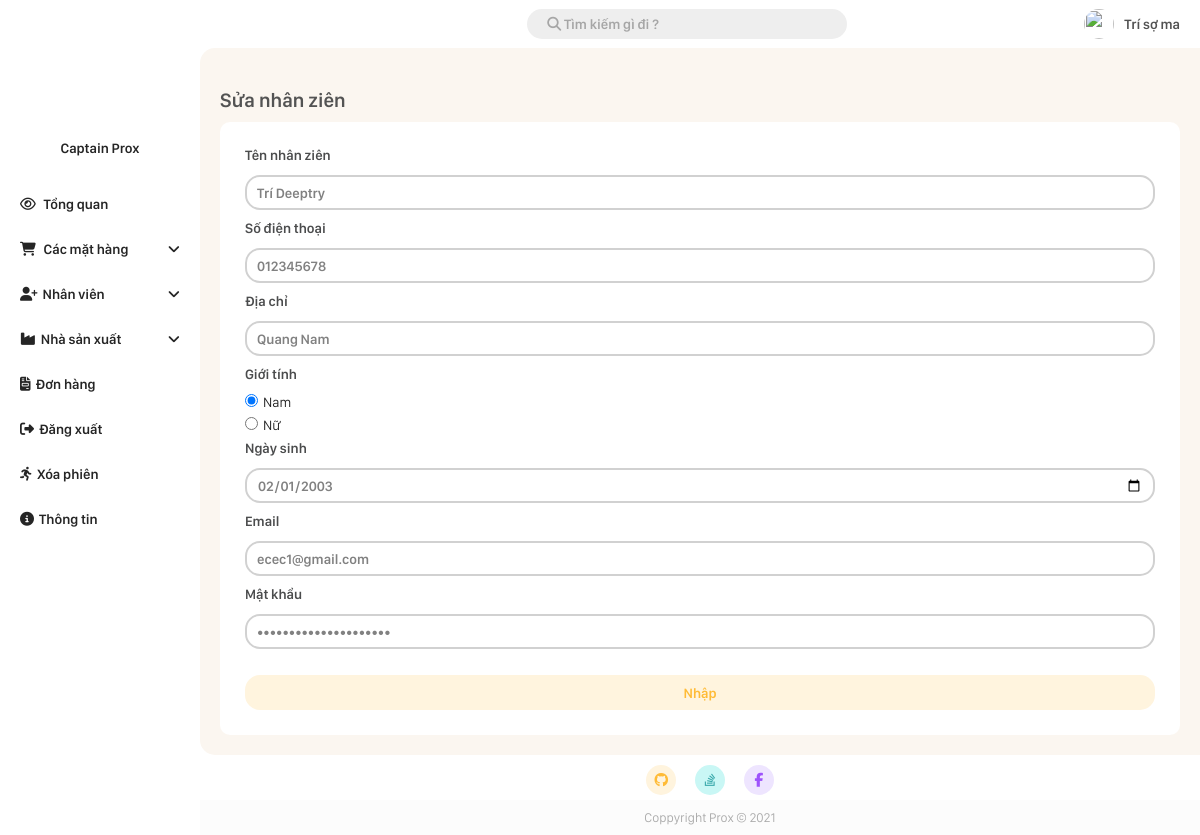
Page /Admin/edit/edit_employee.php?id=1 (signed in) on the committed database.
### tables this page shows
CREATE TABLE `employee` (
  `id` int(11) NOT NULL,
  `name` varchar(20) NOT NULL,
  `phone` varchar(20) NOT NULL,
  `address` varchar(50) NOT NULL,
  `gender` bit(2) NOT NULL DEFAULT b'1',
  `dob` date NOT NULL,
  `email` varchar(50) NOT NULL,
  `password` varchar(50) NOT NULL,
  `level_id` int(11) NOT NULL,
  `token` text NOT NULL,
  `manager_id` tinyint(4) DEFAULT NULL
);

### Admin/edit/edit_employee.php (the view, shortened to what this page needs)
<!DOCTYPE html>
<html lang="en">
<head>
    <link rel="stylesheet" href="../CSS/style.css?v=4.1">
</head>
<body>
        <?php
            require_once '../root/connect.php';
            if(!empty($_GET['id'])){
                $id = $_GET['id'];
            }else{
                header('Location: ../employee_manager.php');
            }
            $query = "SELECT * FROM employee WHERE id = '$id'";
            $result = mysqli_query($connect, $query);
            $employee = mysqli_fetch_array($result);
        ?>
        <div class="grid-container">
            <div class="container-header">
                <?php require_once "../root/navbar.php"; ?>
            </div>
            <div class="container-menu">
                <?php require_once "../root/sidebar_folder.php"; ?>
            </div>
            <div class="container-main">
                <h1 class="main-title">Sửa nhân ziên</h1>
                <div class="add-new-item">
                    <form action="" method="post">
                        <label for="employee_name">Tên nhân ziên</label>
                        <input name="employee_name" onkeyup="oku_add_check();" id="employee_name" type="text" value="<?= $employee['name']; ?>">
                        <label for="employee_phone_number">Số điện thoại</label>
                        <input name="employee_phone_number" onkeyup="oku_add_check();" id="employee_phone_number" type="text" value="<?= $employee['phone']; ?>">
                        <label for="employee_address">Địa chỉ</label>
                        <input name="employee_address" onkeyup="oku_add_check();" id="employee_address" type="text" value="<?= $employee['address']; ?>">
                        <label for="employee_gender">Giới tính</label>
                        <?php
                            if($employee['gender'] == 1){
                                echo '<span><input name="employee_gender" value="1" type="radio" style="height: auto;" checked >Nam</span>';
                                echo '<span><input name="employee_gender" value="0" type="radio" style="height: auto;">Nữ</span>';
                            }else{
                                echo '<span><input name="employee_gender" value="1" type="radio" style="height: auto;">Nam</span>';
                                echo '<span><input name="employee_gender" value="0" type="radio" style="height: auto;" checked >Nữ</span>';
                            }
                        ?>
                        <label for="employee_dob">Ngày sinh</label>
                        <input name="employee_dob" onkeyup="oku_add_check();" id="employee_dob" type="date" value="<?= $employee['dob']; ?>">
                        <label for="employee_email">Email</label>
                        <input name="employee_email" onkeyup="oku_add_check();" id="employee_email" type="email" value="<?= $employee['email']; ?>">
                        <label for="employee_password">Mật khẩu</label>
                        <input name="employee_password" onkeyup="oku_add_check();" id="employee_password" type="password" value="defaultPASSWORD123$%^">
                        <br>
                        <input type="submit" onclick="return validate_add_employee();" name="edit_employee" value="Nhập">
                    </form>
                </div>
            </div>
            <div class="container-footer">
                <?php require_once "../root/footer.php"; ?>
            </div>
        </div>
</body>
</html>

### Admin/CSS/style.css (style rules this page uses)
*,body { padding: 0px; margin: 0px; color: rgb(37, 37, 37); font-family: San Francisco Display, sans-serif ; }
body { background: rgb(252, 252, 252); }
.container-header { grid-area: header; position: -webkit-sticky; position: sticky; background-color: #fff; top: 0px; }
.container-menu { grid-area: menu; background: #fff; height: 100%; }
.container-main { grid-area: main; padding: 20px !important; border-radius: 15px 0px 0px 15px; background: #FBF6F0; }
.container-footer { grid-area: footer; margin: 10px 0px 10px 20px; }
.grid-container { display: grid; grid-template-areas: 'menu header header' 'menu main right' 'menu footer footer'; grid-template-rows: 6vh auto 10vh; grid-template-columns: 25vh auto 0vh; grid-gap: 0px; padding: 0px; height: 100vh; background: #fff; }
.grid-container > div { padding: 0; }
* { box-sizing: border-box; font-family: San Francisco Display, sans-serif; font-size: 14px; margin: 0; padding: 0; }
.main-title { font-size: 20px; font-weight: 600; color: rgb(83, 83, 83); margin: 20px 0px 10px 0px; }
.add-new-item { padding: 20px; background-color: #fff; border-radius: 10px; width: 100%; max-width: 100%; animation: scale-animation 0.5s ease; }
form { display: flex; flex-direction: column; }
form input { height: 35px; border-radius: 15px; border: 2px solid rgb(209, 209, 209); background-color: #fff; padding-left: 10px; padding-right: 10px; margin: 5px; outline: none; transition: 0.3s; font-weight: 600; color: #818181; }
::placeholder { color: black; opacity: 0.3; font-weight: 600; }
form label { margin: 5px 0px 7px 5px; font-weight: 600; color: #4b4c4d; }
form input[type=submit] { font-weight: 600; color: #FFBB36; background-color: #FFF4DE; border: none; }

### rows in the picture
employee: employee_name "Trí Deeptry", employee_phone_number "012345678", employee_address "Quang Nam", employee_dob "02/01/2003", employee_email "ecec1@gmail.com"

### other values in the picture
$_SESSION['name'] "Trí sợ ma"
